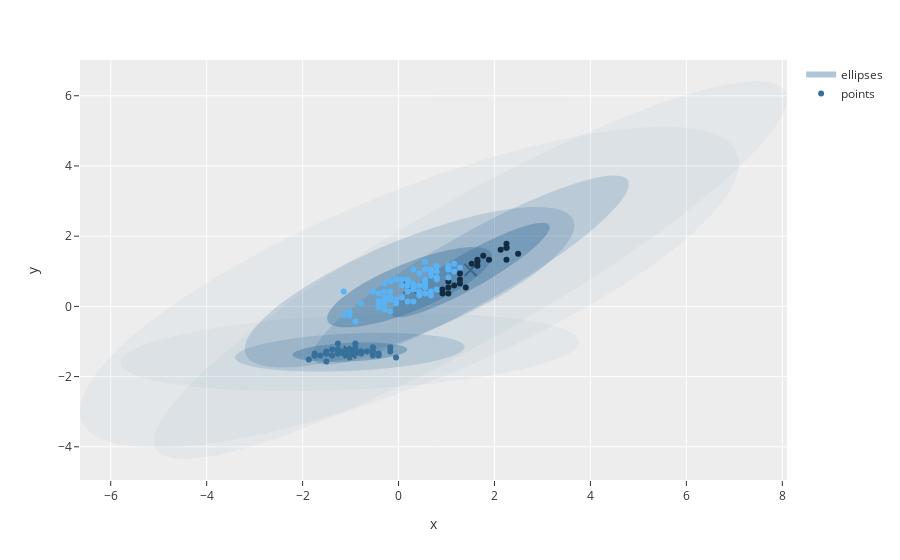

Notebook cell for this chart:
### Code cell
plot_gaussian_mixtures(gmm, iris_x_scaled)
